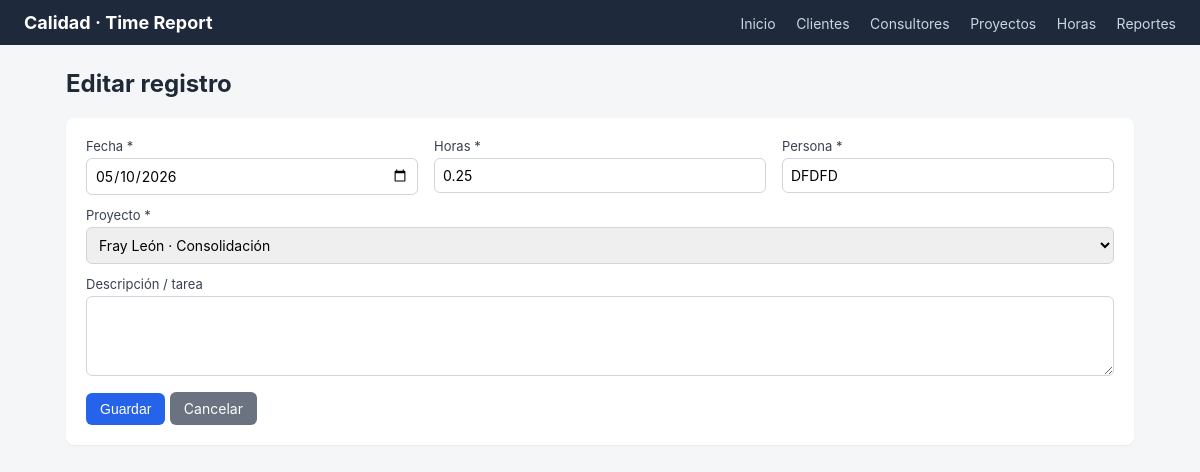
Page /hours/2/edit on the committed database.
### models.py (models this page shows)
class TimeEntry(db.Model):
    __tablename__ = "time_entries"
    id = db.Column(db.Integer, primary_key=True)
    entry_date = db.Column(db.Date, nullable=False, default=date.today)
    hours = db.Column(db.Float, nullable=False)
    description = db.Column(db.Text)
    person = db.Column(db.String(120), nullable=False)
    project_id = db.Column(db.Integer, db.ForeignKey("projects.id"), nullable=False)

class Client(db.Model):
    __tablename__ = "clients"
    id = db.Column(db.Integer, primary_key=True)
    name = db.Column(db.String(120), nullable=False, unique=True)
    contact = db.Column(db.String(120))
    notes = db.Column(db.Text)
    active = db.Column(db.Boolean, default=True, nullable=False)
    projects = db.relationship(
        "Project", backref="client", cascade="all, delete-orphan", lazy=True
    )

### app.py (the view, shortened to what this page needs)
    @app.route("/hours/<int:entry_id>/edit", methods=["GET", "POST"])
    def hours_edit(entry_id):
        entry = TimeEntry.query.get_or_404(entry_id)
        projects = _active_projects(include_id=entry.project_id)
        return render_template(
            "hours/form.html", entry=entry, projects=projects, today=date.today()
        )

### templates/hours/form.html (shortened to what this page needs)
{% extends "base.html" %}
{% block content %}
<h2>{{ 'Editar registro' if entry else 'Cargar horas' }}</h2>
<div class="card">
  <form method="post">
    <div class="row">
      <div class="field">
        <label>Fecha *</label>
        <input type="date" name="entry_date" required
               value="{{ entry.entry_date.strftime('%Y-%m-%d') if entry else today.strftime('%Y-%m-%d') }}">
      </div>
      <div class="field">
        <label>Horas *</label>
        <input type="number" step="0.25" min="0.25" name="hours" required
               value="{{ entry.hours if entry else '' }}">
      </div>
      <div class="field">
        <label>Persona *</label>
        <input type="text" name="person" required
               value="{{ entry.person if entry else '' }}">
      </div>
    </div>
    <div class="field">
      <label>Proyecto *</label>
      <select name="project_id" required>
        {% for p in projects %}
          <option value="{{ p.id }}" {% if entry and entry.project_id == p.id %}selected{% endif %}>
            {{ p.client.name }} · {{ p.name }}{% if not p.active %} (inactivo){% endif %}
          </option>
        {% endfor %}
      </select>
    </div>
    <div class="field">
      <label>Descripción / tarea</label>
      <textarea name="description">{{ entry.description if entry and entry.description else '' }}</textarea>
    </div>
    <button class="btn" type="submit">Guardar</button>
    <a class="btn secondary" href="{{ url_for('hours_list') }}">Cancelar</a>
  </form>
</div>
{% endblock %}

### static/style.css (style rules this page uses)
* { box-sizing: border-box; }
body { font-family: -apple-system, "Segoe UI", Roboto, sans-serif; margin: 0; background: #f5f6f8; color: #1f2937; }
h2 { margin-top: 0; }
.card { background: #fff; border-radius: 8px; padding: 20px; box-shadow: 0 1px 2px rgba(0,0,0,0.05); margin-bottom: 16px; }
.btn { display: inline-block; padding: 8px 14px; border-radius: 6px; border: none; background: #2563eb; color: #fff; text-decoration: none; cursor: pointer; font-size: 14px; }
.btn.secondary { background: #6b7280; }
form .field { margin-bottom: 12px; }
form label { display: block; font-size: 13px; margin-bottom: 4px; color: #374151; }
form input[type=text], form input[type=number], form input[type=date], form select, form textarea { width: 100%; padding: 8px; border: 1px solid #d1d5db; border-radius: 6px; font-size: 14px; font-family: inherit; }
form textarea { min-height: 80px; }
.row { display: flex; gap: 16px; flex-wrap: wrap; }
.row .field { flex: 1; min-width: 160px; }

### rows in the picture
TimeEntry: entry_date "05/10/2026", hours "0.25", person "DFDFD", project_id "Fray León · Consolidación"

### other values in the picture
{{ 'Editar registro' if entry else 'Cargar horas' }} "Editar registro"
